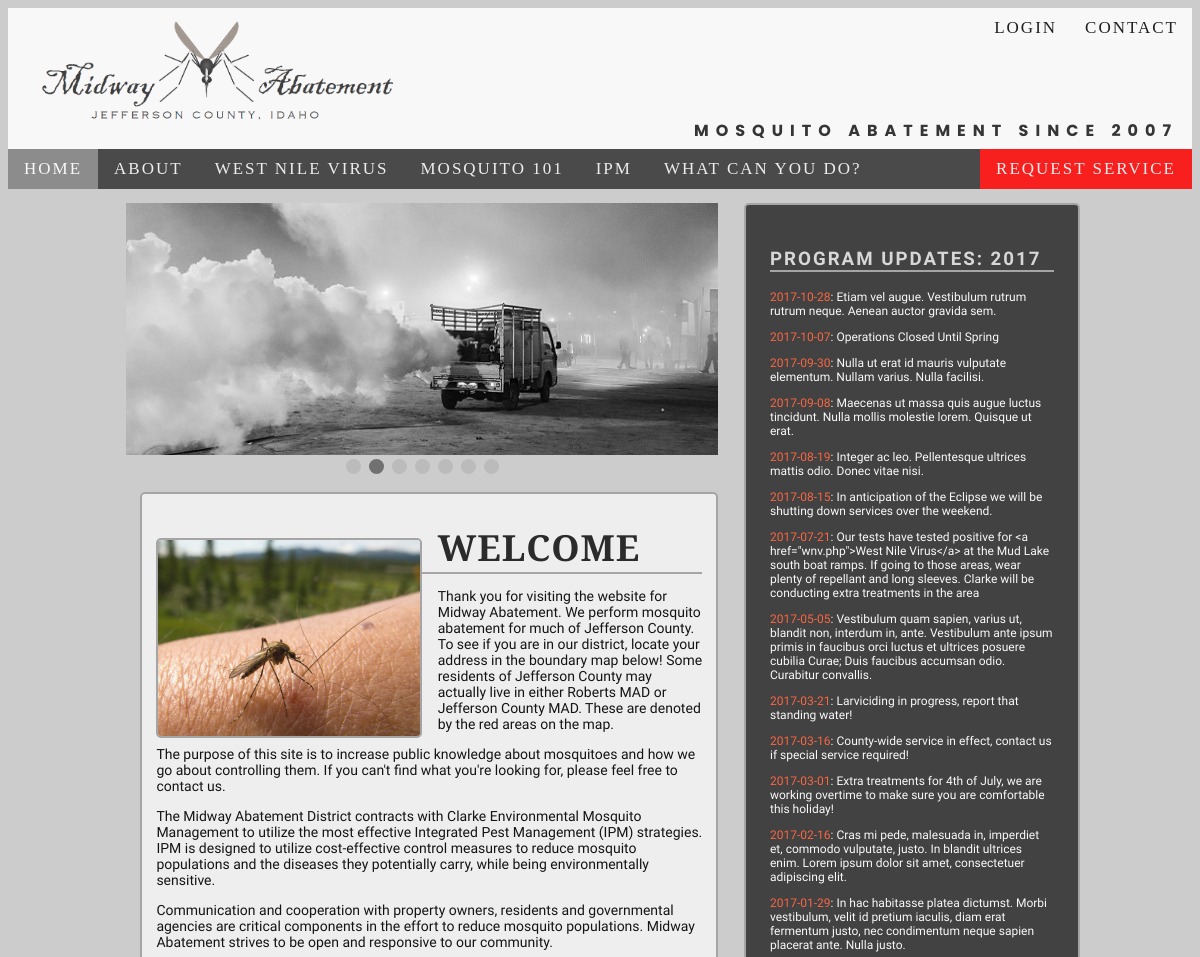
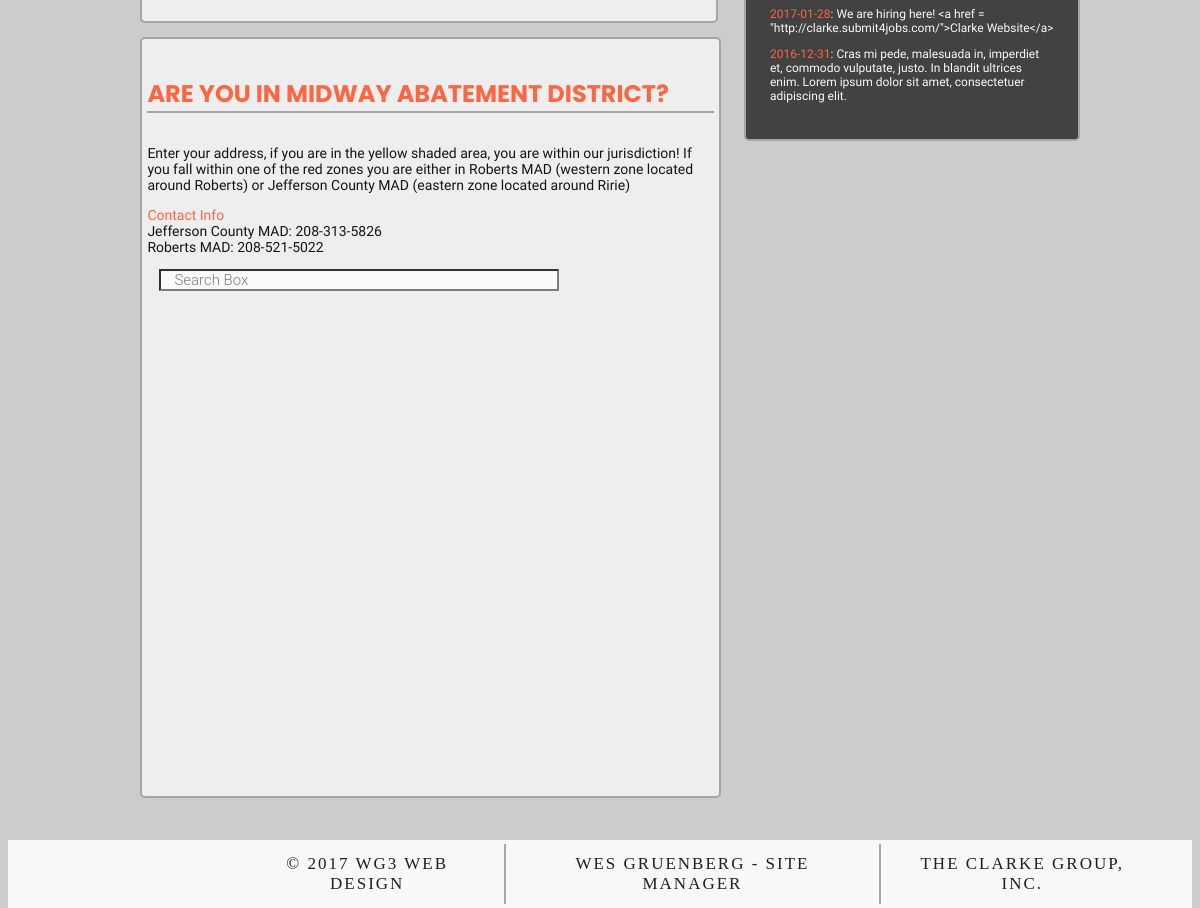
The page / on the database its author committed (2 pictures, top to bottom).
### tables this page shows
CREATE TABLE news_items(
		id INT NOT NULL PRIMARY KEY AUTO_INCREMENT,
		user_id INT NOT NULL,
		item_date DATE NOT NULL,
		item_body VARCHAR (1000) NOT NULL
);

### public/Dao.php (called while the page is built, shortened)
<?php
class Dao
{
    public function getConnection()
    {
        $url = parse_url(getenv("CLEARDB_DATABASE_URL"));
        $host = $url["host"];
        $db = substr($url["path"], 1);
        $user = $url["user"];
        $pass = $url["pass"];
        $conn = new PDO("mysql:host=$host;dbname=$db;", $user, $pass);
        $conn->setAttribute(PDO::ATTR_ERRMODE, PDO::ERRMODE_EXCEPTION);
        return $conn;
    }
    public function getNewsItems()
    {
        $conn = $this->getConnection();
        $stmt = $conn->prepare("SELECT * FROM news_items  ORDER BY item_date DESC LIMIT 15");
        $stmt->execute();
        return $stmt->fetchAll(PDO::FETCH_ASSOC);
    }
}

### public/index.php (the view, shortened to what this page needs)
<?php $thisPage = "Home";?>
<?php include('header.php');
	require_once ('Dao.php');
	$dao = new Dao();
	$newsItems = $dao->getNewsItems();
?>
		<div id = "news-bulletin">
			<h3>Program updates: 2017</h3>
			<?php foreach($newsItems as $item) { ?>
				<p><em><?= $item['item_date'] ?></em>: <?= htmlspecialchars($item['item_body']) ?></p>
			<? } ?>
		</div>
		<div class="index-main-container">
			<div class="slideshow-container">
				<div class="mySlides fade">
				  <img src="images/slideshow/02.jpg" style="width:100%" alt="old spray truck">
				</div>
			</div>
				<div style="text-align:center">
				  <span class="dot"></span>
				  <span class="dot"></span>
				  <span class="dot"></span>
				  <span class="dot"></span>
				  <span class="dot"></span>
				  <span class="dot"></span>
				  <span class="dot"></span>
				</div>
			<div class = "index-section" id = "welcome">
				<img src="images/bitten.jpg" alt="bitten" title="fight the bite"/>
				<h2><?php
						if (isset($_SESSION['user'])) {
						   echo 'Welcome, '.$_SESSION['user'];
						} else {
						echo 'Welcome';
						}
						?>
				</h2>
				<p>
				Thank you for visiting the website for Midway Abatement. We perform mosquito abatement for much of Jefferson County. To see if you are in our
				district, locate your address in the boundary map below! Some residents of Jefferson County may actually live in either Roberts MAD or Jefferson
				County MAD. These are denoted by the red areas on the map.
				</p><p>The purpose of this site is to increase public knowledge about mosquitoes
				and how we go about controlling them. If you can't find what you're looking for, please feel free to contact us.</p>
				<p>The Midway Abatement District contracts with Clarke
				Environmental Mosquito Management to utilize the most effective Integrated Pest Management (IPM) strategies. IPM is designed to utilize
				 cost-effective control measures to reduce mosquito populations and the diseases they
				 potentially carry, while being environmentally sensitive.
				</p>
				<p>
				Communication and cooperation with property owners, residents and governmental agencies
				are critical components in the effort to reduce mosquito populations. Midway Abatement
				strives to be open and responsive to our community.
				</p>
			</div>
			<div class = "index-section" id = "home-map">
				<h4>Are you in Midway Abatement District?</h4>
				<p>Enter your address, if you are in the yellow shaded area, you are within our jurisdiction!
				If you fall within one of the red zones you are either in Roberts MAD (western zone located around Roberts)
				or Jefferson County MAD (eastern zone located around Ririe)</p>
				<p><em>Contact Info</em><br>
				Jefferson County MAD: 208-313-5826<br>
				Roberts MAD: 208-521-5022</p>
				<input id="pac-input" class="controls" type="text" placeholder="Search Box">
				<div id="map"></div>
			</div>
		</div>
<?php include('footer.php');?>

### public/header.php (shortened to what this page needs)
<!DOCTYPE html>
<html lang="en">
	<head>
		<link rel="stylesheet" type="text/css" href="css/style.css">
	</head>
	<body>
		<header class = "page-header">
			<div class="top-header">
				<ul>
				<li <?php if ($thisPage=="Contact")
						echo " id=\"currentpage\""; ?>>
					<a href = "contact.php" id = "contact">Contact</a></li>
				<li <?php if ($thisPage=="Login") echo " id=\"currentpage\""; ?>
					><a href=
					<?php if (!isset($_SESSION['access_granted'])) echo "\"login.php\" id =\"login-button\">Login</a></li"?>
					>
				</ul>
				<a id="logo" href="index.php" >
				<img src="images/header_light.png" alt="Midway Logo" title="Midway Abatement District"/>
				</a>
				<h1>Mosquito Abatement since 2007</h1>
			</div>
			<div class="topnav" id="myTopnav">
				<ul>
					<li<?php if ($thisPage=="Home")
						echo " id=\"currentpage\""; ?>><a href="index.php">Home</a></li>
					<li<?php if ($thisPage=="About Us")
						echo " id=\"currentpage\""; ?>><a href="about.php">About</a></li>
					<li <?php if ($thisPage=="West Nile Virus")
						echo " id=\"currentpage\""; ?>><a href="wnv.php">West Nile Virus</a></li>
					<li <?php if ($thisPage=="Mosquito 101")
						echo " id=\"currentpage\""; ?>><a href="mosquito101.php">Mosquito 101</a></li>
					<li<?php if ($thisPage=="Integrated Pest Management")
						echo " id=\"currentpage\""; ?>><a href="ipm.php">IPM</a></li>
					<li<?php if ($thisPage=="What Can You Do?")
						echo " id=\"currentpage\""; ?>><a href="what-can-you-do.php">What Can You Do?</a></li>
					<li <?php if ($thisPage=="Request Service")
							echo " id=\"currentpage\""; ?> class = "last-child" ><a href="request-service.php" id="requestbutton">Request Service</a></li>
				</ul>
			</div>
		</header>

### public/footer.php
		<footer class = "page-footer">
		<div class = "footer-container">
		<ul class = "footer-list">
			<li><a href="http://www.boisestate.edu">&copy; 2017 WG3 Web Design</a></li>
			<li><a href="mailto:wgruenberg@clarke.com">Wes Gruenberg - Site Manager</a> </li>
			<li class = "last-child"><a href="http://www.clarke.com">The Clarke Group, Inc.</a></li>
		</ul>
		</div>
		</footer>
	</body>
</html>

### rows shown on the page
news_items: item_date "2017-10-28", item_body "Etiam vel augue. Vestibulum rutrum rutrum neque. Aenean auctor gravida sem."
news_items: item_date "2017-10-07", item_body "Operations Closed Until Spring"
news_items: item_date "2017-09-30", item_body "Nulla ut erat id mauris vulputate elementum. Nullam varius. Nulla facilisi."
news_items: item_date "2017-09-08", item_body "Maecenas ut massa quis augue luctus tincidunt. Nulla mollis molestie lorem. Quisque ut erat."
news_items: item_date "2017-08-19", item_body "Integer ac leo. Pellentesque ultrices mattis odio. Donec vitae nisi."
news_items: item_date "2017-08-15", item_body "In anticipation of the Eclipse we will be shutting down services over the weekend."
news_items: item_date "2017-07-21", item_body "Our tests have tested positive for <a href=\"wnv.php\">West Nile Virus</a> at the Mud Lake south boat ramps. If going to those areas, wear plenty of repellant and long sleeves. Clarke will be conducting extra treatments in the area"
news_items: item_date "2017-05-05", item_body "Vestibulum quam sapien, varius ut, blandit non, interdum in, ante. Vestibulum ante ipsum primis in faucibus orci luctus et ultrices posuere cubilia Curae; Duis faucibus accumsan odio. Curabitur convallis."
news_items: item_date "2017-03-21", item_body "Larviciding in progress, report that standing water!"
news_items: item_date "2017-03-16", item_body "County-wide service in effect, contact us if special service required!"
news_items: item_date "2017-03-01", item_body "Extra treatments for 4th of July, we are working overtime to make sure you are comfortable this holiday!"
news_items: item_date "2017-02-16", item_body "Cras mi pede, malesuada in, imperdiet et, commodo vulputate, justo. In blandit ultrices enim. Lorem ipsum dolor sit amet, consectetuer adipiscing elit."
news_items: item_date "2017-01-29", item_body "In hac habitasse platea dictumst. Morbi vestibulum, velit id pretium iaculis, diam erat fermentum justo, nec condimentum neque sapien placerat ante. Nulla justo."
news_items: item_date "2017-01-28", item_body "We are hiring here! <a href = \"http://clarke.submit4jobs.com/\">Clarke Website</a>"
news_items: item_date "2016-12-31", item_body "Cras mi pede, malesuada in, imperdiet et, commodo vulputate, justo. In blandit ultrices enim. Lorem ipsum dolor sit amet, consectetuer adipiscing elit."
